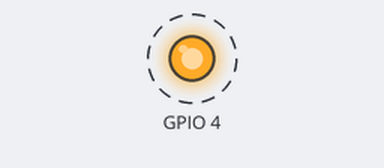
A program run on a simulated Raspberry Pi (BCM pin numbers). On the bench: output pins drawn as LEDs (lit = HIGH). Dashed ring = blinking. What the program prints to the terminal is not drawn. At 10.0 s the program stops and its outputs stay as they are.

Above: at 0.5 s.
Timing chart, 0 to 4.6 s (numbered marks = the images above):
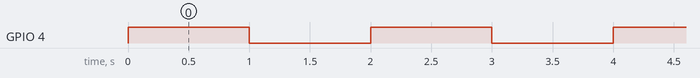

Measured:
- by itself, GPIO 4: alternates HIGH for 1.0 s and LOW for 1.0 s, 10 changes in all, then stays LOW

The program:

main.py
```python
import RPi.GPIO as GPIO
import time


pin = int(4)

GPIO.setmode(GPIO.BCM)
GPIO.setwarnings(False)
GPIO.setup(pin, GPIO.OUT)

for x in range(0, 5):
  print("on {}".format(x))
  GPIO.output(pin, GPIO.HIGH)
  time.sleep(1)
  print("off {}".format(x))
  GPIO.output(pin, GPIO.LOW)
  time.sleep(1)

GPIO.cleanup()
```
